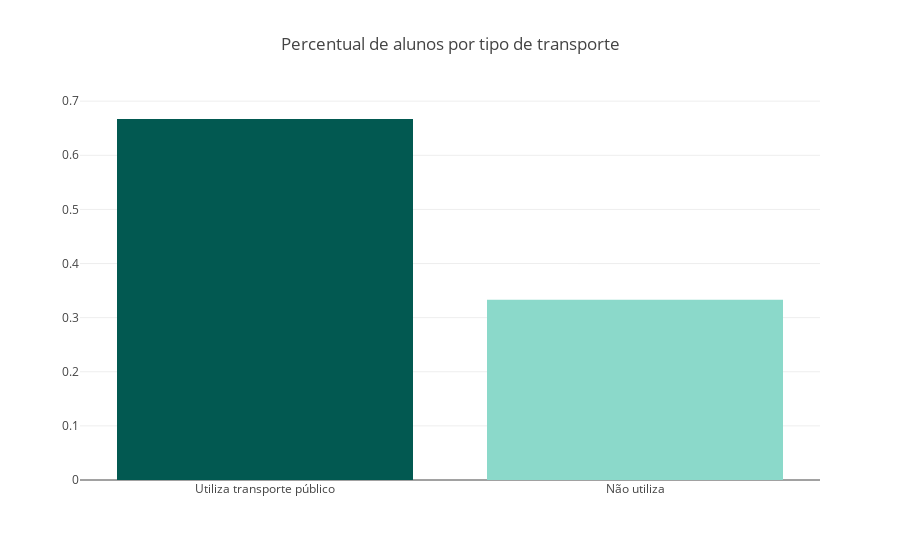

Notebook source saved alongside this figure:
### Code cell
title = 'Dentre alunos que utilizam ou não transporte público, qual percentual evade?'
x = 'IN_TRANSPORTE_PUBLICO'
categorias = {1: 'Utiliza transporte público', 0: 'Não utiliza'}

plot_categoria(x, categorias, title, 'perc_transporte_evasao', title2='Percentual de alunos por tipo de transporte')

### Figure 1 — Plotly figure (JSON) as saved in the notebook; plotly's stock layout.template omitted (floating-point values rounded to 4 significant figures)
{"data": [{"marker": {"color": ["#025951", "#8BD9CA", "#BF7F30", "#F2C124", "#8C470B", "#DFC27D"]}, "type": "bar", "uid": "a7a0f934-89c7-4f41-8cc0-d971fa5a5435", "x": ["Utiliza transporte público", "Não utiliza"], "y": [0.667, 0.333]}], "layout": {"title": {"text": "Percentual de alunos por tipo de transporte"}}}
